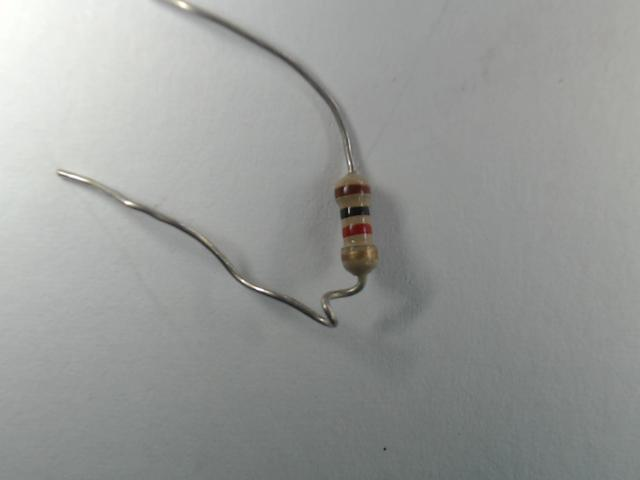
#> input picture resistor.jpg, 640 x 480 px; its folder holds only this picture in this run
$ python -i color_histogram_feature_extraction.py   (imports and definitions only)
#> lines starting #> are read from the running program, lines starting #| are printed output that depends on the picture; after the words box and inside, x2 and y2 are one past the last pixel; in counts of white or black regions, pixels touching at a corner belong together
#!/usr/bin/python
# -*- coding: utf-8 -*-
# ----------------------------------------------
# --- Author         : Ahmet Ozlu
# --- Mail           : ahmetozlu93@gmail.com
# --- Date           : 31st December 2017 - new year eve :)
# ----------------------------------------------

from PIL import Image
import os
import cv2
import numpy as np
from color_recognition_api import knn_classifier as knn_classifier
def removeGlare(img):
    gray = cv2.cvtColor(img, cv2.COLOR_BGR2GRAY)
    mask = cv2.threshold(gray, 220, 255, cv2.THRESH_BINARY)[1]
    try:
        result = cv2.inpaint(img, mask, 21, cv2.INPAINT_TELEA)
        return result
    except:
        return img


def center_crop(img, dim):
	"""Returns center cropped image
	Args:
	img: image to be center cropped
	dim: dimensions (width, height) to be cropped
	"""
	width, height = img.shape[1], img.shape[0]

	# process crop width and height for max available dimension
	crop_width = dim[0] if dim[0]<img.shape[1] else img.shape[1]
	crop_height = dim[1] if dim[1]<img.shape[0] else img.shape[0]
	mid_x, mid_y = int(width/2), int(height/2)
	cw2, ch2 = int(crop_width/2), int(crop_height/2)
	crop_img = img[mid_y-ch2:mid_y+ch2, mid_x-cw2:mid_x+cw2]
	return crop_img

def color_histogram_of_test_image(test_src_image):

    # load the image
    image = test_src_image
    width, height = image.shape[1], image.shape[0]
    crop_size = 10
    # [4 lines of commented-out code are left out]
    if(width>height):
        image = cv2.rotate(image, cv2.ROTATE_90_CLOCKWISE)
        width, height = image.shape[1], image.shape[0]
    image = removeGlare(image)
    image = center_crop(image, (crop_size,height))


    chans = cv2.split(image)
    colors = ('b', 'g', 'r')
    features = []
    feature_data = ''
    counter = 0
    for (chan, color) in zip(chans, colors):
        counter = counter + 1

        hist = cv2.calcHist([chan], [0], None, [256], [0, 256])
        features.extend(hist)

        # find the peak pixel values for R, G, and B
        elem = np.argmax(hist)

        if counter == 1:
            blue = str(elem)
        elif counter == 2:
            green = str(elem)
        elif counter == 3:
            red = str(elem)
            feature_data = red + ',' + green + ',' + blue
            # print(feature_data)

    with open('test.data', 'w') as myfile:
        myfile.write(feature_data)


# [100 lines left out: functions color_histogram_of_training_image, training, not called in this run]

    # [8 lines of commented-out code are left out]

>>> import cv2
>>> picture = cv2.imread('../resistor.jpg')
#> picture is the input picture: shape (480, 640, 3); mean B, G, R 151.6, 153.6, 151.6
>>> result = color_histogram_of_test_image(picture)
#> in color_histogram_of_test_image, `image = cv2.rotate(image, cv2.ROTATE_90_CLOCKWISE)`:
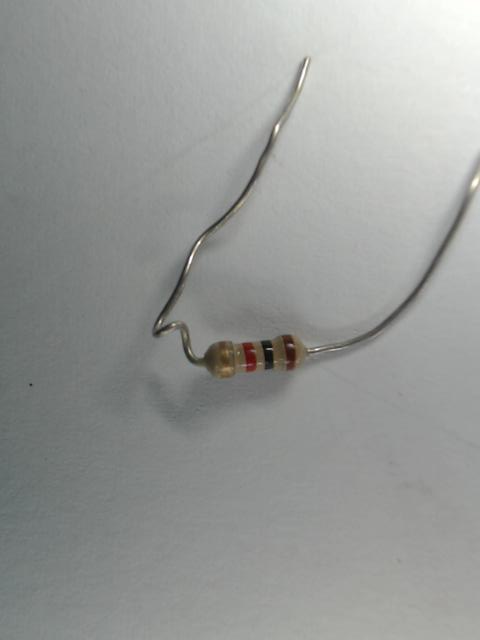
#> image: shape (640, 480, 3); mean B, G, R 151.6, 153.6, 151.6
#> in removeGlare, `mask = cv2.threshold(gray, 220, 255, cv2.THRESH_BINARY)[1]`:
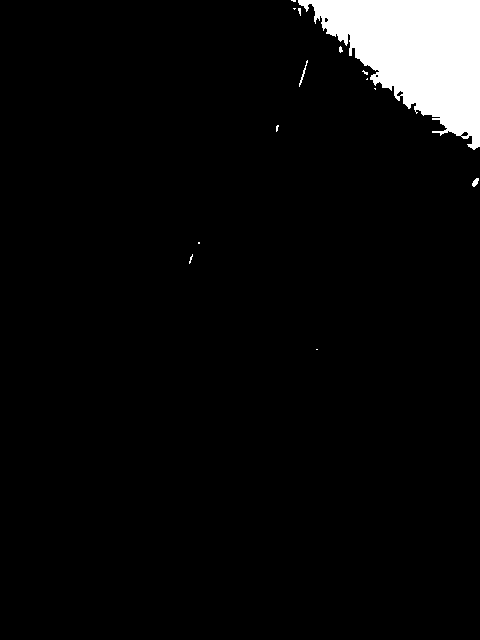
#> mask: shape (640, 480); 4.9% white; 14 white regions (11 under 20 px), largest, box (x1, y1, x2, y2) and area: (298, 0, 480, 150) 14997, (299, 60, 308, 87) 47, (472, 178, 479, 187) 39
#> the loop in color_histogram_of_test_image, `for (chan, color) in zip(chans, colors):` made 3 passes
#> (color, elem, red, feature_data) on pass 3: ('r', 139, '139', '139,146,146')
#> (color, elem, blue) on pass 1: ('b', 146, '146')
#> after the loop in color_histogram_of_test_image, `for (chan, color) in zip(chans, colors):`: counter = 3; features = 768 items, first 6: [0], [0], [0], [0], [0], [0]
